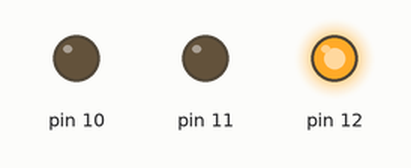
A sketch run on a simulated Arduino Uno, built with avr-gcc and run on an emulated ATmega328P. Parts: output pins drawn as LEDs (lit = HIGH).

Above: at 0.5 s.
At 1.5 s:
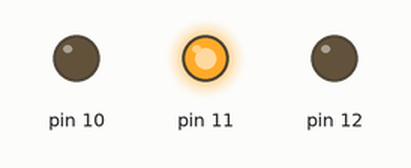
At 5.5 s:
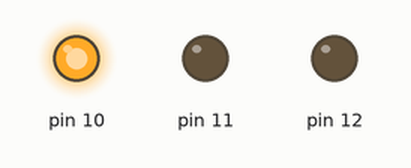
Timing chart, 0 to 6.9 s (numbered marks = the images above):
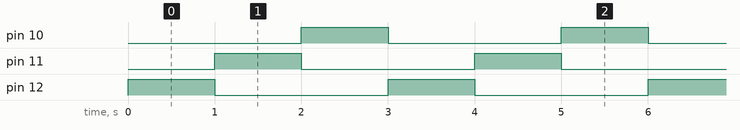

Measured:
- by itself, pin 10–12: alternates HIGH for 1.0 s and LOW for 2.0 s
- by itself, everything shown: repeats every 3.0 s, in 3 steps

The sketch:

blink.ino
```cpp
void setup() {
  pinMode(12, OUTPUT);
  pinMode(11, OUTPUT);
  pinMode(10, OUTPUT);
}

void loop() {
  digitalWrite(10, LOW);
  digitalWrite(12, HIGH);   // turn the LED on (HIGH is the voltage level)
  delay(1000);                       // wait for a second
  digitalWrite(12, LOW);    // turn the LED off by making the voltage LOW
  digitalWrite(11, HIGH);
  delay(1000);
  digitalWrite(11, LOW);    // turn the LED off by making the voltage LOW
  digitalWrite(10, HIGH);
  delay(1000);

}
```
